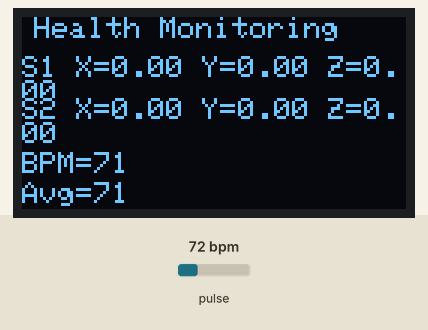
A sketch run on a simulated ESP32. Parts: 128×64 one-colour display. The test bench sets the inputs (shaded band); at power-on: pulse 72 bpm. WiFi joins after 1.5 s; servers stay silent unless stated; uploads are accepted with an empty reply; web services answer with replies made up by the test bench; what the sketch prints to the serial monitor is not drawn.

Above: at 2.9 s.
3.0 s: pulse set to 100 bpm
At 5.5 s:
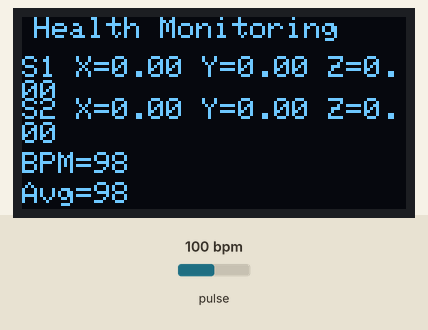
5.6 s: pulse set to 42 bpm
At 7.6 s:
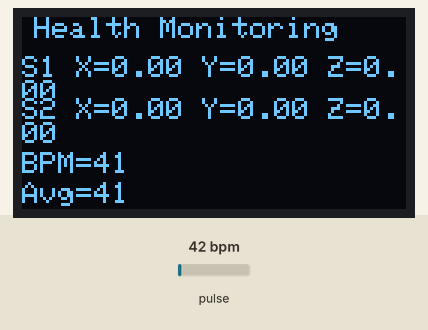
8.3 s: pulse set to 70 bpm
At 11.8 s:
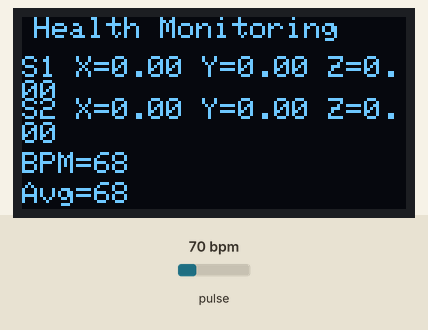
Timing chart, 0 to 13.3 s (numbered marks = the images above; inputs shaded):
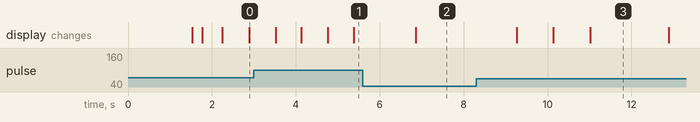

Measured:
- after the input at 3.0 s, the display: first changes after 0.52 s (image 1 shows a later state)
- after the input at 8.3 s, the display: first changes after 0.97 s (image 3 shows a later state)

The sketch:

ESP32Code.ino
```cpp
#include <Adafruit_GFX.h>         // For OLED display
#include <Adafruit_SSD1306.h>
#include <Wire.h>
#include "MAX30105.h"
#include "heartRate.h"
#include <HardwareSerial.h>
#include <WiFi.h>
#include <HTTPClient.h>
#include <ArduinoJson.h>

#define SCREEN_WIDTH 128          // OLED display width, in pixels
#define SCREEN_HEIGHT 64          // OLED display height, in pixels
#define OLED_RESET -1             // Reset pin (not used with I2C)
#define SSD1306_I2C_ADDRESS 0x3C  // OLED I2C address

#define RX_PIN 16  // RX pin for UART (adjust if needed)
#define TX_PIN 17  // TX pin for UART (adjust if needed)

#define WIFI_SSID "Internet_2.4GHz@unifi"
#define WIFI_PASSWORD "1to5&6to10"
#define SERVER_URL "http://192.168.0.101:5000/insertData"  // Replace with your server URL
#define TELEGRAM_TOKEN "7535459496:AAGkqansj70kNvMW_hz9qW0R8NcxOhxN1eA"
#define CHAT_ID "-4632205310"


// Declare beatsPerMinute and beatAvg globally
float beatsPerMinute = 0; // Current BPM
int beatAvg = 0;

const byte RATE_SIZE = 4;  // Increase this for more averaging. 4 is good.
byte rates[RATE_SIZE]; // Array of heart rates
byte rateSpot = 0;
long lastBeat = 0; // Time at which the last beat occurred

const int IR_THRESHOLD = 50000;  // Initial threshold for IR value detection
const int MIN_STABLE_IR_COUNT = 10;  // Minimum number of stable readings before detecting a valid finger
int stableIRCount = 0;
float irValueSmoothed = 0.0;
float heartRateFromSensor = 0;
int lightIntensity = 0;


Adafruit_SSD1306 display(SCREEN_WIDTH, SCREEN_HEIGHT, &Wire, OLED_RESET);
MAX30105 particleSensor;


char uart_buffer[512];  // Increased buffer size to handle larger JSON
int uart_len = 0;

HardwareSerial mySerial(1);

unsigned long lastSendTime = 0;
const unsigned long sendInterval = 1000;

// Real-time sensor values (updated from UART)
float accelX1 = 0.0, accelY1 = 0.0, accelZ1 = 0.0;
float accelX2 = 0.0, accelY2 = 0.0, accelZ2 = 0.0;
float temp1 = 0.0, temp2 = 0.0; // Placeholder for temperature readings

void setup() {

    if (!particleSensor.begin(Wire, I2C_SPEED_FAST)) {
    Serial.println("MAX30105 was not found. Please check wiring/power.");
    while (1);
   }
  Serial.begin(115200);
  mySerial.begin(9600, SERIAL_8N1, RX_PIN, TX_PIN);

  WiFi.begin(WIFI_SSID, WIFI_PASSWORD);
  while (WiFi.status() != WL_CONNECTED) {
    delay(500);
    Serial.print(".");
  }
  Serial.println("Connected to Wi-Fi");


  particleSensor.setup();
  particleSensor.setPulseAmplitudeRed(0x0A);
  particleSensor.setPulseAmplitudeGreen(0);

  if (!display.begin(SSD1306_SWITCHCAPVCC, SSD1306_I2C_ADDRESS)) {
    Serial.println("OLED initialization failed!");
    while (1);
  }
  display.clearDisplay();
  display.setTextSize(1);
  display.setTextColor(SSD1306_WHITE);

  sendTelegramMessage("Health Monitoring System is online.");
}

void loop() {
  monitorHeartRate();
  readUARTData();
  updateDisplay();

  if (millis() - lastSendTime >= sendInterval) {
    sendDataToServer();
    lastSendTime = millis();
  }
}

void monitorHeartRate() {
    long irValue = particleSensor.getIR();

    // Reduce smoothing for quicker reaction
    irValueSmoothed = 0.5 * irValueSmoothed + 0.5 * irValue;

    if (irValueSmoothed > IR_THRESHOLD) {
        stableIRCount++;  // Increment count if IR value is above threshold
    } else {
        stableIRCount = 0;  // Reset count if IR value is too low
    }

    // Lower the stable count threshold for faster detection
    if (stableIRCount >= 3) {  // Adjust this value for quicker reaction
        if (checkForBeat(irValueSmoothed)) {
            long delta = millis() - lastBeat;
            lastBeat = millis();

            beatsPerMinute = 60 / (delta / 1000.0);

            if (beatsPerMinute < 255 && beatsPerMinute > 20) {
                rates[rateSpot++] = (byte)beatsPerMinute;
                rateSpot %= RATE_SIZE;

                beatAvg = 0;
                for (byte x = 0; x < RATE_SIZE; x++) {
                    beatAvg += rates[x];
                }
                beatAvg /= RATE_SIZE;
            }
        }
    } else {
        // No stable IR value, reset BPM and average
        beatsPerMinute = 0;
        beatAvg = 0;
    }

    // Alert logic for abnormal BPM
    static bool alertSent = false;
    if (stableIRCount >= 3) {  // Only when a finger is detected
        if ((beatAvg < 50 || beatAvg > 120) && !alertSent) {
            sendTelegramMessage("Alert: Abnormal heart rate detected: " + String(beatAvg));
            alertSent = true;  // Avoid repeated messages
        } else if (beatAvg >= 50 && beatAvg <= 120) {
            alertSent = false;  // Reset alert flag for normal readings
        }
    } else {
        // No valid reading, reset alert flag
        alertSent = false;
    }
}


void readUARTData() {
  if (mySerial.available() > 0) {
    uart_len = mySerial.readBytesUntil('\n', uart_buffer, sizeof(uart_buffer) - 1);
    uart_buffer[uart_len] = '\0';
    Serial.println("Received UART data: " + String(uart_buffer));

    // Parse the received JSON data
    DynamicJsonDocument doc(1024);
    DeserializationError error = deserializeJson(doc, uart_buffer);
    if (error) {
      Serial.print("Failed to parse JSON: ");
      Serial.println(error.c_str());
      return;
    }

    // Extract Sensor1 and Sensor2 data
    accelX1 = doc["Sensor1"]["Accel_X"];
    accelY1 = doc["Sensor1"]["Accel_Y"];
    accelZ1 = doc["Sensor1"]["Accel_Z"];
    temp1 = doc["Sensor1"]["Temp"];

    accelX2 = doc["Sensor2"]["Accel_X"];
    accelY2 = doc["Sensor2"]["Accel_Y"];
    accelZ2 = doc["Sensor2"]["Accel_Z"];
    temp2 = doc["Sensor2"]["Temp"];

    lightIntensity = doc["Light"];
  }
}


void sendDataToServer() {
  if (WiFi.status() == WL_CONNECTED) {
    HTTPClient http;

    // Prepare the JSON payload
    DynamicJsonDocument doc(1024);
    doc["Sensor1_ID"] = 1;
    doc["AccelX1"] = accelX1;
    doc["AccelY1"] = accelY1;
    doc["AccelZ1"] = accelZ1;
    doc["Temp1"] = temp1;

    doc["Sensor2_ID"] = 2;
    doc["AccelX2"] = accelX2;
    doc["AccelY2"] = accelY2;
    doc["AccelZ2"] = accelZ2;
    doc["Temp2"] = temp2;

    doc["HeartRate_ID"] = 3;
    if (beatsPerMinute == 0) {
      doc["BeatsPerMinute"] = 0;
      doc["AverageBPM"] = 0;
    } else {
      doc["BeatsPerMinute"] = beatsPerMinute;
      doc["AverageBPM"] = beatAvg;
    }

    doc["LightSensor_ID"] = 4;
    doc["LightIntensity"] = lightIntensity;

    // Serialize the JSON to string
    String jsonStr;
    serializeJson(doc, jsonStr);

    // Send the POST request with JSON payload
    http.begin(SERVER_URL);
    http.addHeader("Content-Type", "application/json");
    int httpResponseCode = http.POST(jsonStr);

    if (httpResponseCode > 0) {
      Serial.print("HTTP Response code: ");
      Serial.println(httpResponseCode);
    } else {
      Serial.print("Error code: ");
      Serial.println(httpResponseCode);
    }

    http.end();
  } else {
    Serial.println("WiFi not connected!");
  }
}


void updateDisplay() {
  display.clearDisplay();

  // Header
  display.setTextSize(1);
  display.setCursor((SCREEN_WIDTH - 120) / 2, 0);  // Center the header
  display.println("Health Monitoring");

  // Sensor 1 Data (Accelerometer 1)
  display.setCursor(0, 13);
  display.printf("S1 X=%.2f Y=%.2f Z=%.2f", accelX1, accelY1, accelZ1);

  // Sensor 2 Data (Accelerometer 2)
  display.setCursor(0, 27);
  display.printf("S2 X=%.2f Y=%.2f Z=%.2f", accelX2, accelY2, accelZ2);

  // Sensor 1 Temperature
  display.setCursor(0, 45);
  display.printf("BPM=%.0f ", beatsPerMinute);

  // Sensor 2 Temperature
  display.setCursor(0, 55);
  display.printf("Avg=%.0f", beatAvg);

  display.display();
}

void sendTelegramMessage(String message) {
  if (WiFi.status() == WL_CONNECTED) {
    HTTPClient http;
    String telegramUrl = "https://api.telegram.org/bot" TELEGRAM_TOKEN "/sendMessage?chat_id=" CHAT_ID "&text=" + message;

    http.begin(telegramUrl);
    int httpResponseCode = http.GET();
    if (httpResponseCode > 0) {
      Serial.println("Telegram message sent.");
    } else {
      Serial.println("Failed to send Telegram message.");
    }
    http.end();
  }
}
```
